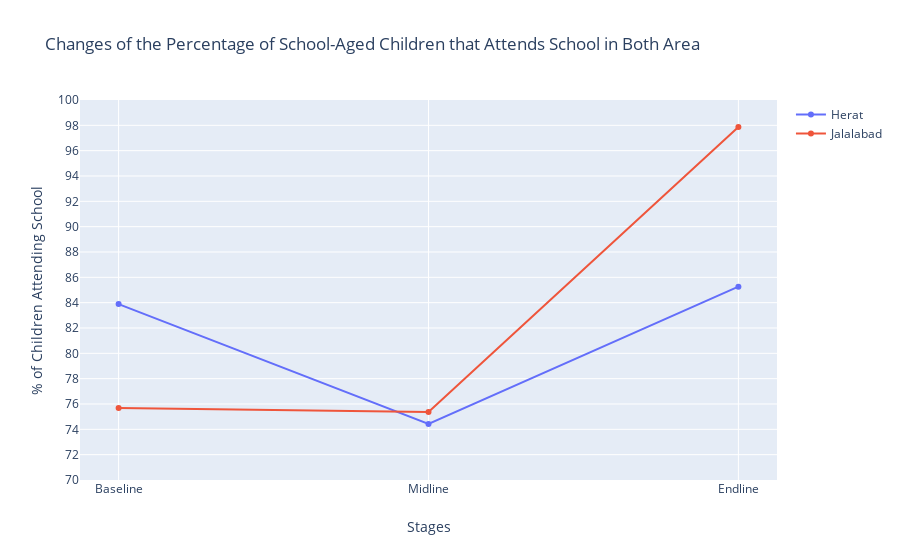

Write notebook code for a chart like this one.
### Code cell
fig = go.Figure()
fig.add_trace(go.Scatter(x=['Baseline', 'Midline', 'Endline'], y=[herat_base_school[1], herat_mid_school[1], herat_end_school[1]],
                    mode='lines+markers',
                    name='Herat'))

fig.add_trace(go.Scatter(x=['Baseline', 'Midline', 'Endline'], y=[jal_base_school[1], jal_mid_school[1], jal_end_school[1]],
                    mode='lines+markers',
                    name='Jalalabad'))

fig.update_layout(title='Changes of the Percentage of School-Aged Children that Attends School in Both Area')
fig.update_layout(yaxis={"title": "% of Children Attending School", "range": [70, 100], "tick0": 70, "dtick": 2},
                 xaxis={"title": "Stages"})
fig.show()

### Figure 1 — Plotly figure (JSON) as saved in the notebook; plotly's stock layout.template omitted (floating-point values rounded to 4 significant figures)
{"data": [{"mode": "lines+markers", "name": "Herat", "type": "scatter", "x": ["Baseline", "Midline", "Endline"], "y": [83.89, 74.43, 85.26]}, {"mode": "lines+markers", "name": "Jalalabad", "type": "scatter", "x": ["Baseline", "Midline", "Endline"], "y": [75.69, 75.37, 97.87]}], "layout": {"title": {"text": "Changes of the Percentage of School-Aged Children that Attends School in Both Area"}, "xaxis": {"title": {"text": "Stages"}}, "yaxis": {"dtick": 2, "range": [70, 100], "tick0": 70, "title": {"text": "% of Children Attending School"}}}}
